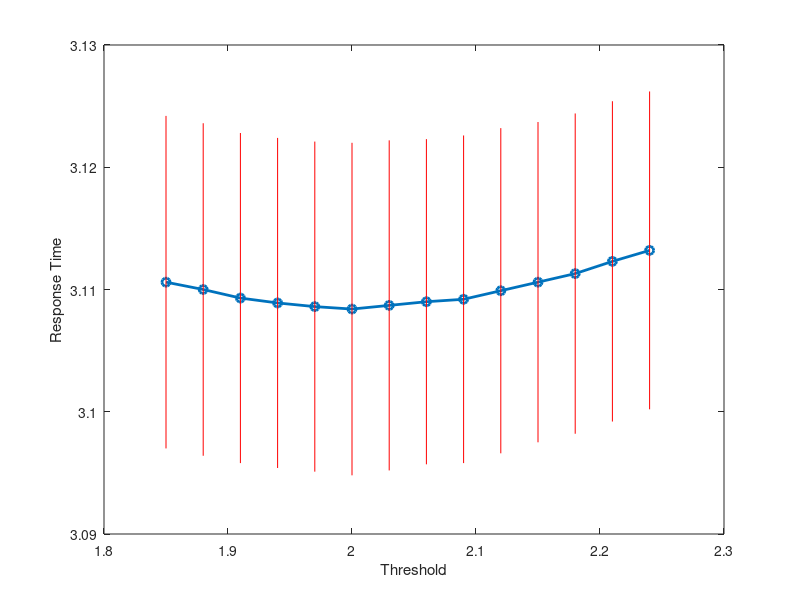

Write MATLAB code to recreate this figure.
 x=[1.85

1.88

1.91

1.94

1.97

2.00

2.03

2.06

2.09

2.12

2.15

2.18

2.21

2.24
];

y=[3.1106

3.1100

3.1093

3.1089

3.1086

3.1084

3.1087

3.1090

3.1092

3.1099

3.1106

3.1113

3.1123

3.1132
];

plot(x,y,'-o','Linewidth',2)
hold on
plot([1.85 1.85],[3.0970,3.1242],'r')
plot([1.88 1.88],[3.0964,3.1236],'r')
plot([1.91 1.91],[3.0958,3.1228],'r')
plot([1.94 1.94],[3.0954,3.1224],'r')
plot([1.97 1.97],[3.0951,3.1221],'r')
plot([2.00 2.00],[3.0948,3.1220],'r')
plot([2.03 2.03],[3.0952,3.1222],'r')
plot([2.06 2.06],[3.0957,3.1223],'r')
plot([2.09 2.09],[3.0958,3.1226],'r')
plot([2.12 2.12],[3.0966,3.1232],'r')
plot([2.15 2.15],[3.0975,3.1237],'r')
plot([2.18 2.18],[3.0982,3.1244],'r')
plot([2.21 2.21],[3.0992,3.1254],'r')
plot([2.24 2.24],[3.1002,3.1262],'r')

xlabel('Threshold')
ylabel('Response Time')
print -dpng show_interval2

%b=-(1181*5^(3/20)*(2^(7/10)*5^(7/10) - 1000))/1150000;
%disp(b)
